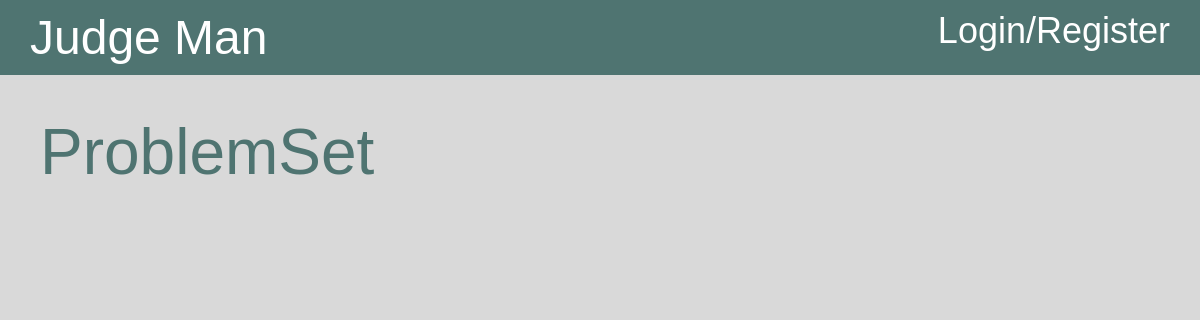
The app's page /, older data.
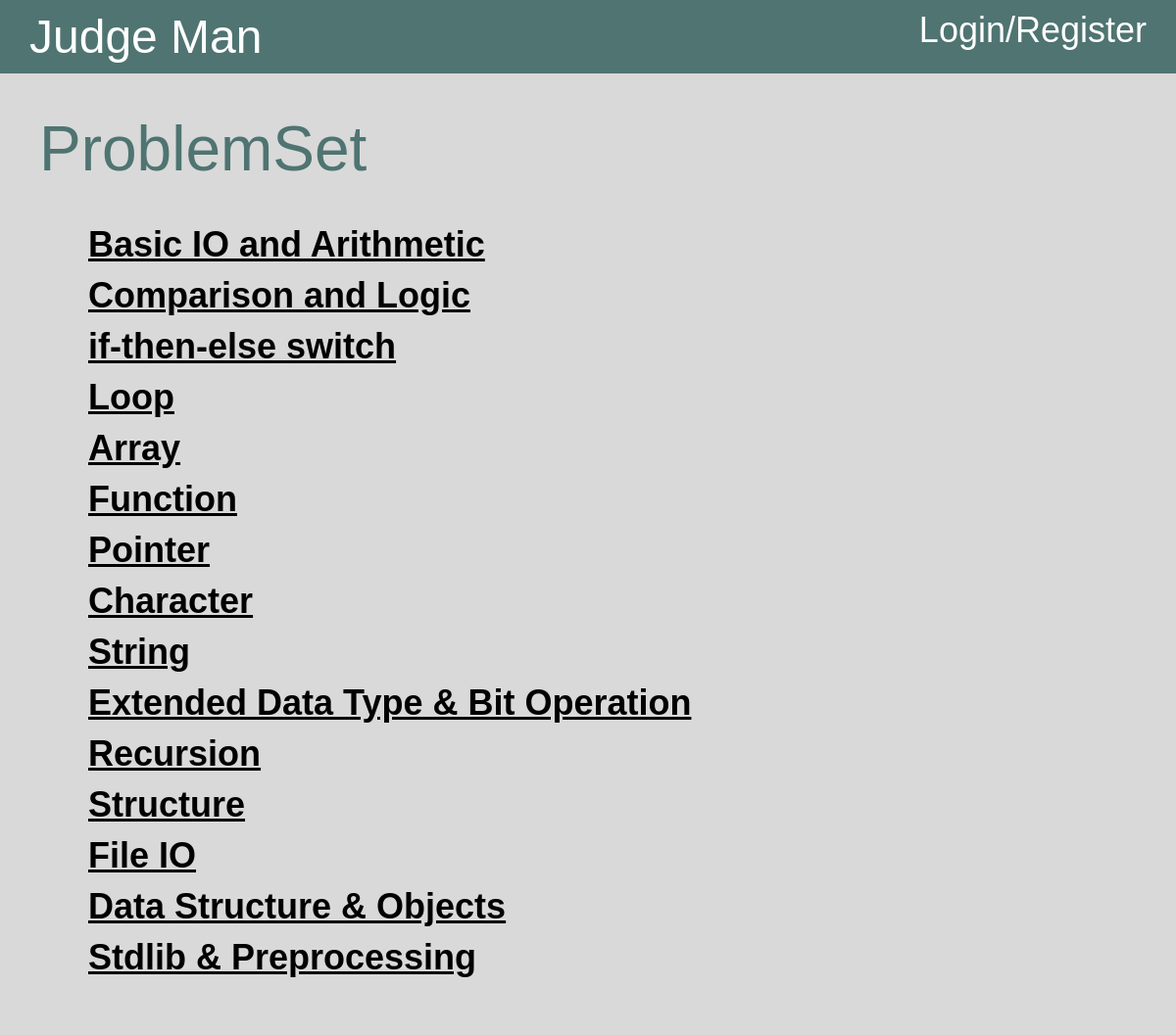
The same page, newer data.
### app/database/models.py (models this page shows, shortened)
class ProblemSet(db.Model):
    __tablename__ = "ProblemSet"
    id = db.Column(db.Integer, primary_key=True)
    title = db.Column(db.String(100), nullable=False)
    problems = db.Column(db.String(500), nullable=False)
    def viewAll(self):
        problems = ProblemSet.query.all()
        return problems

### app/pages/homePage.py (the view)
@home.route('/',  methods=['GET', 'POST'])
def index():
    session['lastPage'] = url_for('home.index')
    return render_template('home.html', problemSets=problemSets.viewAll()[1:-1])

### templates/home.html
{% extends "base.html" %}
{% block content %}
<div class="div-5">
    <div class="div-6">
        <div class="div-7">ProblemSet</div>
        <div class="div-8">
            {% for problemSet in problemSets %}
            <a class="problemLink" href="{{ url_for('problem.index', problemSetId=problemSet['id']) }}">{{ problemSet['title'] }}</a>
            {% endfor %}
        </div>
    </div>
</div>
{% endblock %}

### templates/base.html (shortened to what this page needs)
<!DOCTYPE html>
<html>
<head>
    <link rel="stylesheet" href="{{ url_for('static', filename='mainStyle.css') }}">
    <link rel="stylesheet" href="https://cdnjs.cloudflare.com/ajax/libs/prism/1.22.0/themes/prism-tomorrow.min.css">
</head>
<body>
    <div class="div-2">
        <div class="div-3">
            <div class="column">
                <div class="title">
                    <a class="text", href="{{ url_for('home.index') }}">Judge Man</a>
                </div>
            </div>
            <div class="column">
                <div class="login-register">
                    {% if current_user.is_authenticated %}
                    <a class="text" href="{{ url_for('account.logout') }}">Logout</a>
                    {% else %}
                    <a class="text" href="{{ url_for('account.login') }}">Login/Register</a>
                    {% endif %}
                </div>
            </div>
        </div>
    </div>
    {% block content %}
    {% endblock %}
</body>
</html>

### static/mainStyle.css (style rules this page uses)
body { width: 100%; margin: 0; padding: 0; background-color: rgba(217, 217, 217, 1); }
.div-2 { display: flex; flex-direction: column; max-width: 100%; width: auto; align-self: stretch; padding-top: 10px; padding-right: 10px; padding-bottom: 10px; padding-left: 10px; background-color: rgba(79, 116, 113, 1); }
.div-3 { display: flex; height: 100%; }
.column { display: flex; flex-direction: column; line-height: normal; width: calc(50% - 10px); margin-left: 0px; height: 100%; }
.title { color: rgba(255, 255, 255, 1); font-size: 48px; font-family: "IBM Plex Serif", sans-serif; margin-left: 20px; height: 100%; }
.login-register { color: rgba(255, 255, 255, 1); font-size: 36px; text-align: right; font-family: "IBM Plex Serif", sans-serif; margin-top: auto; margin-bottom: auto; height: 100%; }
.text { margin: 0; padding: 0; text-decoration: none; text-emphasis: none; color: rgb(255, 255, 255, 1); }
.div-5 { display: flex; flex-direction: column; max-width: 100%; justify-content: flex-start; align-self: stretch; width: auto; align-items: center; padding-top: 30px; padding-right: 30px; padding-bottom: 30px; padding-left: 30px; background-color: rgba(217, 217, 217, 1); }
.div-6 { display: flex; flex-direction: column; max-width: 100%; justify-content: flex-start; align-self: stretch; width: auto; align-items: flex-start; padding-top: 10px; padding-right: 10px; padding-bottom: 10px; padding-left: 10px; background-color: rgba(217, 217, 217, 1); }
.div-7 { max-width: 100%; align-self: stretch; width: auto; color: rgba(79, 116, 113, 1); font-size: 64px; text-align: left; font-family: "IBM Plex Serif", sans-serif; }
.div-8 { display: flex; flex-direction: column; max-width: 100%; justify-content: flex-start; align-self: stretch; width: auto; height: auto; align-items: flex-start; margin-top: 10px; padding-top: 20px; padding-right: 50px; padding-bottom: 20px; padding-left: 50px; background-color: rgba(217, 217, 217, 1); }
.problemLink { max-width: 100%; align-self: stretch; width: auto; margin-top: 10px; color: rgba(0, 0, 0, 1); font-size: 36px; text-align: left; font-weight: bold; font-family: "IBM Plex Serif", sans-serif; }
*, *:before, *:after { box-sizing: border-box; }

Row changes from the older to the newer data that the page shows:
added ProblemSet: title "Basic IO and Arithmetic"
added ProblemSet: title "Comparison and Logic"
added ProblemSet: title "if-then-else switch"
added ProblemSet: title "Loop"
added ProblemSet: title "Array"
added ProblemSet: title "Function"
added ProblemSet: title "Pointer"
added ProblemSet: title "Character"
added ProblemSet: title "String"
added ProblemSet: title "Extended Data Type & Bit Operation"
added ProblemSet: title "Recursion"
added ProblemSet: title "Structure"
added ProblemSet: title "File IO"
added ProblemSet: title "Data Structure & Objects"
added ProblemSet: title "Stdlib & Preprocessing"
